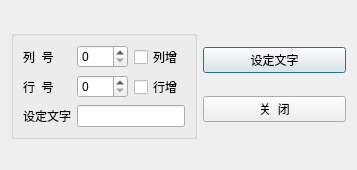
<?xml version="1.0" encoding="UTF-8"?>
<ui version="4.0">
 <class>DialogLocation</class>
 <widget class="QDialog" name="DialogLocation">
  <property name="geometry">
   <rect>
    <x>0</x>
    <y>0</y>
    <width>357</width>
    <height>170</height>
   </rect>
  </property>
  <property name="windowTitle">
   <string>Dialog</string>
  </property>
  <layout class="QGridLayout" name="gridLayout_3">
   <item row="0" column="0">
    <widget class="QGroupBox" name="groupBox">
     <property name="title">
      <string/>
     </property>
     <layout class="QGridLayout" name="gridLayout_2">
      <item row="0" column="0">
       <widget class="QLabel" name="label_4">
        <property name="text">
         <string>列  号</string>
        </property>
       </widget>
      </item>
      <item row="0" column="1">
       <widget class="QSpinBox" name="spinBoxColumn_2">
        <property name="minimum">
         <number>0</number>
        </property>
       </widget>
      </item>
      <item row="0" column="2">
       <widget class="QCheckBox" name="chkBoxColumn_2">
        <property name="text">
         <string>列增</string>
        </property>
       </widget>
      </item>
      <item row="1" column="0">
       <widget class="QLabel" name="label_5">
        <property name="text">
         <string>行  号</string>
        </property>
       </widget>
      </item>
      <item row="1" column="2">
       <widget class="QCheckBox" name="chkBoxRow_2">
        <property name="text">
         <string>行增</string>
        </property>
       </widget>
      </item>
      <item row="1" column="1">
       <widget class="QSpinBox" name="spinBoxRow_2"/>
      </item>
      <item row="2" column="0">
       <widget class="QLabel" name="label_6">
        <property name="text">
         <string>设定文字</string>
        </property>
       </widget>
      </item>
      <item row="2" column="1" colspan="2">
       <widget class="QLineEdit" name="edtCaption_2"/>
      </item>
     </layout>
    </widget>
   </item>
   <item row="0" column="1">
    <layout class="QVBoxLayout" name="verticalLayout_2">
     <item>
      <widget class="QPushButton" name="btnSetText_2">
       <property name="text">
        <string>设定文字</string>
       </property>
       <property name="icon">
        <iconset resource="../../../Course/chap06Forms/samp6_2CustomDialogs/res.qrc">
         <normaloff>:/images/images/506.bmp</normaloff>:/images/images/506.bmp</iconset>
       </property>
      </widget>
     </item>
     <item>
      <widget class="QPushButton" name="btnClose_2">
       <property name="text">
        <string>关  闭</string>
       </property>
       <property name="icon">
        <iconset resource="../../../Course/chap06Forms/samp6_2CustomDialogs/res.qrc">
         <normaloff>:/images/images/132.bmp</normaloff>:/images/images/132.bmp</iconset>
       </property>
      </widget>
     </item>
    </layout>
   </item>
  </layout>
 </widget>
 <resources>
  <include location="../../../Course/chap06Forms/samp6_2CustomDialogs/res.qrc"/>
 </resources>
 <connections/>
</ui>
